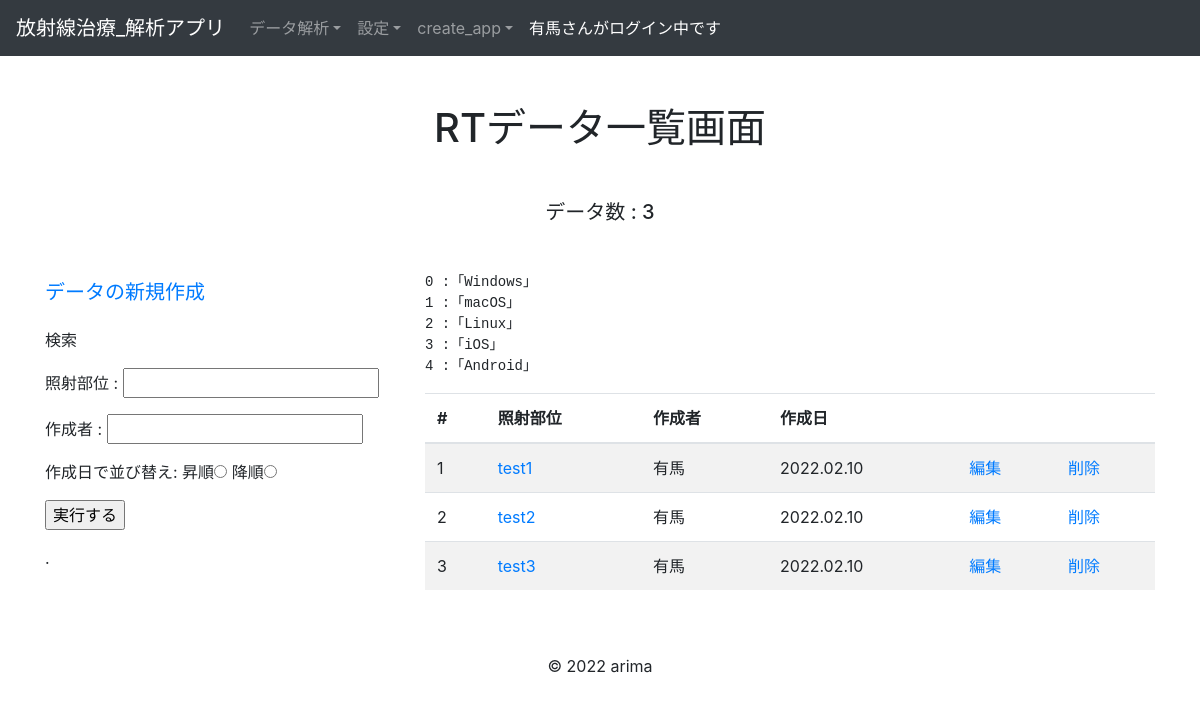
The app's page /analytics/list_rtdatas/ (signed in), older data.
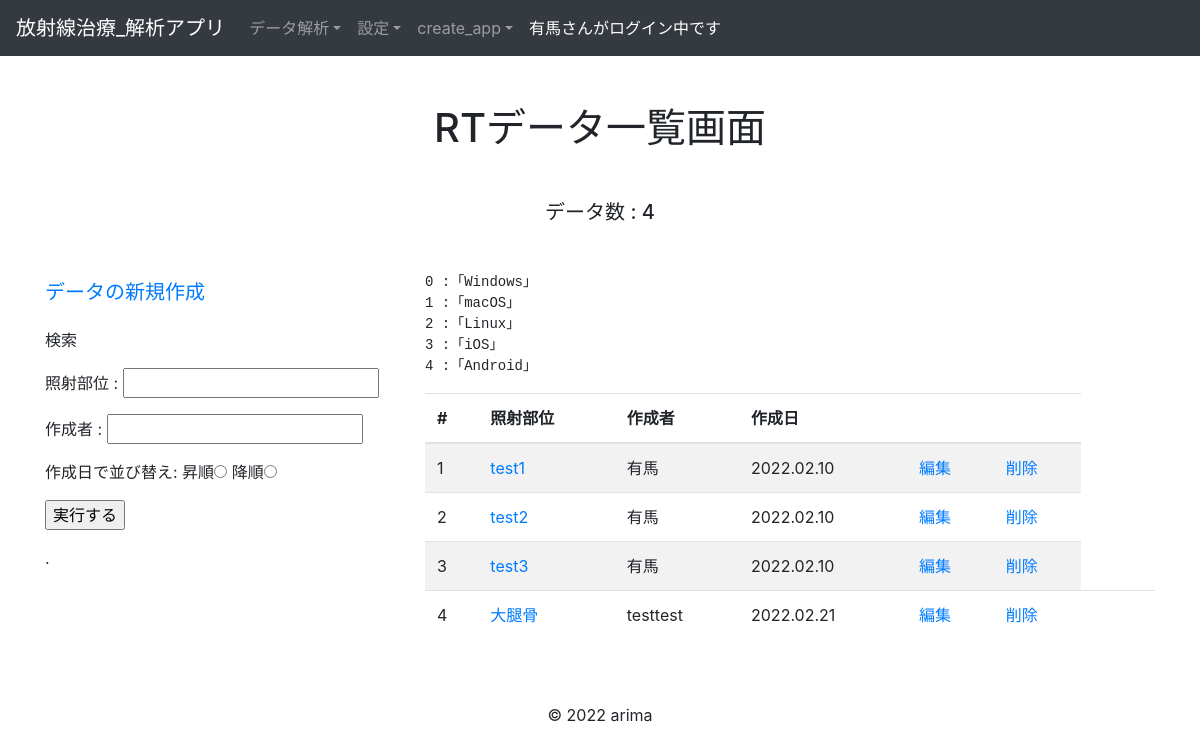
The same page, newer data.
### accounts/models.py (models this page shows, shortened)
class Users(AbstractBaseUser, PermissionsMixin):
    username = models.CharField(max_length=150)
    company = models.CharField(max_length=150)
    email = models.EmailField(max_length=255, unique=True)
    is_active = models.BooleanField(default=True)
    is_staff = models.BooleanField(default=False)
    USERNAME_FIELD = 'email'
    REQUIRED_FIELDS = ['username']
    objects = UserManager()
    def __str__(self):
        return self.username

### analytics/models.py (models this page shows, shortened)
class BaseModel(models.Model):
    create_at = models.DateTimeField()
    update_at = models.DateTimeField()
    class Meta:
        abstract = True #Tableとして作成されないようにする

class Rtdatas(BaseModel):
    region = models.CharField(max_length=10)
    user = models.ForeignKey(
        'accounts.Users', on_delete=models.CASCADE
    )
    objects = RtdatasManager()
    class Meta:
        db_table = 'rtdata'
        verbose_name_plural = 'RTデータ'
    def get_absolute_url(self):
        return reverse_lazy('analytics:detail_rtdata', kwargs={'pk': self.pk})

### analytics/views.py (the view, shortened to what this page needs)
# urls.py: path('list_rtdatas/', RtdataListView.as_view(), name='list_rtdatas'),
class RtdataListView(LoginRequiredMixin, ListView):
    model = Rtdatas
    template_name = 'analytics/list_rtdatas.html'
    def get_queryset(self):
        query = super().get_queryset()
        region = self.request.GET.get('region', None)
        author = self.request.GET.get('author', None)
        if region:
            query = query.filter(
                region=region
            )
        order_by_create_at = self.request.GET.get('order_by_create_at', 0)
        if order_by_create_at == '1':
            query = query.order_by('create_at')
        elif order_by_create_at == '2':
            query = query.order_by('-create_at')
        return query
    def get_context_data(self, **kwargs):
        context = super().get_context_data(**kwargs)
        context['region'] = self.request.GET.get('region', '')
        context['author'] = self.request.GET.get('author', '')
        order_by_create_at = self.request.GET.get('order_by_create_at', 0)
        if order_by_create_at == '1':
            context['ascending'] = True
        elif order_by_create_at == '2':
            context['descending'] = True
        return context

### templates/analytics/list_rtdatas.html (shortened to what this page needs)
{% extends "base.html" %}
{% block content %}
<div class="container">
  <h1 class="text-center my-5">RTデータ一覧画面</h1>
  <h5 class="text-center my-5">データ数 : {{ object_list.count }}</h5>
  <div class="row justify-content-center">
    <div class="col-4">
      <p><a class="navbar-brand" href="{% url 'analytics:create_rtdata' %}">データの新規作成</a></p>
      <form method="get" action="{% url 'analytics:list_rtdatas'%}">
        <p>検索</p>
        <p>照射部位 : <input type="text" name="region" value="{{region}}"></p>
        <p>作成者 : <input type="text" name="author" value="{{author}}"></p>
        <p>作成日で並び替え:
          昇順<input type="radio" name="order_by_create_at" value="1" {% if ascending %}checked{% endif %}>
          降順<input type="radio" name="order_by_create_at" value="2" {% if descending %}checked{% endif %}>
        </p>
        <p><input type="submit" value="実行する"></p>
      </form>.
    </div>
    <div class="col-8">
      <div id="app">
        <pre>[[ data.map((value,key)=>key + ' :「' + value + '」').join('\n') ]]</pre>
      </div>
      <table class="table table-striped table-hover">
        <thead>
          <tr>
            <th>#</th>
            <th>照射部位</th>
            <th>作成者</th>
            <th>作成日</th>
            <th></th>
            <th></th>
          </tr>
        </thead>
        <tbody>
          {% for object in object_list %}
            <tr>
              <td>{{ forloop.counter }}</td>
              <td><a href="{{ object.get_absolute_url }}">{{ object.region }}</a></td>
              <td>{{ object.user }}</td>
              <td>{{ object.create_at|date:"Y.m.j"}}</td>
              {% if object.user.id == user.id %}
                <td><a href="{% url 'analytics:edit_rtdata' object.id %}">編集</a></td>
                <td><a href="{% url 'analytics:delete_rtdata' object.id %}">削除</a></td>
              {% else %}
                <td><a href="{% url 'analytics:edit_rtdata' object.id %}">編集</a></td>
                <td><a href="{% url 'analytics:delete_rtdata' object.id %}">削除</a></td>
                <td></td>
                <td></td>
              {% endif %}
            </tr>
          {% endfor %}
        </tbody>
      </table>
    </div>
  </div>
</div>
{% endblock %}

### templates/base.html (shortened to what this page needs)
<!DOCTYPE html>
<html>
  <head>
    <link
      rel="stylesheet"
      href="https://stackpath.bootstrapcdn.com/bootstrap/4.5.0/css/bootstrap.min.css"
    />
  </head>
  <body>
    <nav
      class="navbar navbar-expand-lg navbar-light bg-light navbar-dark bg-dark"
    >
      <a class="navbar-brand" href="{% url 'accounts:home'%}"
        >放射線治療_解析アプリ</a
      >
      <div class="collapse navbar-collapse" id="navbarNavDropdown">
        <ul class="navbar-nav">
          {% if user.is_authenticated %}
          <li class="nav-item dropdown">
            <a
              class="nav-link dropdown-toggle"
              id="navbarDropdownMenuLink"
              role="button"
              data-toggle="dropdown"
              aria-haspopup="true"
              aria-expanded="false"
              >データ解析</a
            >
          </li>
          {% endif %}
          <li class="nav-item dropdown">
            {% if user.is_authenticated %}
            <a
              class="nav-link dropdown-toggle"
              id="navbarDropdownMenuLink"
              role="button"
              data-toggle="dropdown"
              aria-haspopup="true"
              aria-expanded="false"
              >設定</a
            >
            {% endif %}
          </li>
          <li class="nav-item dropdown">
            <a
              class="nav-link dropdown-toggle"
              id="navbarDropdownMenuLink"
              role="button"
              data-toggle="dropdown"
              aria-haspopup="true"
              aria-expanded="false"
              >create_app</a
            >
          </li>
          <li class="nav-item active">
            {% if request.user.is_anonymous %}
            <a class="nav-link"
              >***** 未ログイン *****<span class="sr-only">(current)</span></a
            >
            {% else %}
            <a class="nav-link"
              >{{ request.user }}さんがログイン中です
              <span class="sr-only">(current)</span></a
            >
            {% endif %}
          </li>
        </ul>
      </div>
    </nav>
    {% block content %}{% endblock %} {% block javascript %}{% endblock %}
    <footer>
      <div class="container mt-5">
        <div class="row">
          <div class="mx-auto">
            <p>© 2022 arima</p>
          </div>
        </div>
      </div>
    </footer>
  </body>
</html>

Row changes from the older to the newer data that the page shows:
added Rtdatas: region "大腿骨", user "testtest", create_at "2022.02.21", shows "編集"
Text that changed along with them:
{{ object_list.count }}: "3" → "4"
